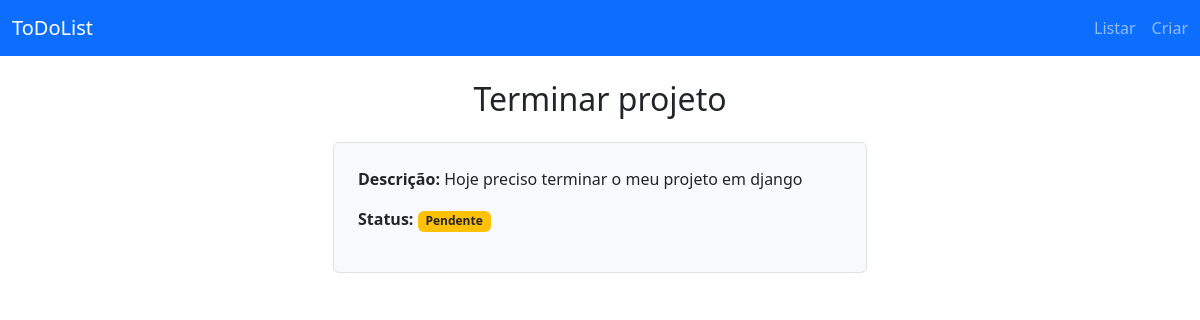
Before: /detalhar/8 with the older database file.
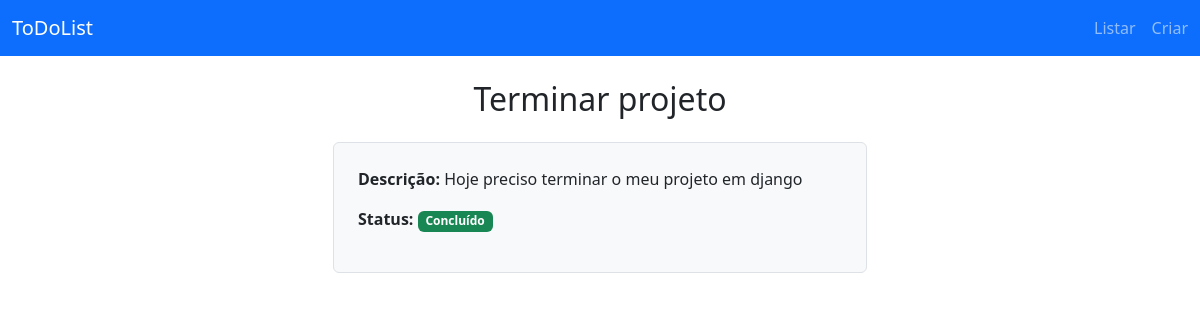
After: the same page with the newer database file.
### tarefas/views.py (the view)
# urls.py: path('detalhar/<int:pk>',DetalharTarefa.as_view(), name='detalhar_tarefa'),
class DetalharTarefa(DetailView):
    model = Tarefa
    template_name = 'detalhar_tarefa.html'

### templates/detalhar_tarefa.html
{% extends 'base.html' %}
{% block content %}
<div class="container">
    <div class="row justify-content-center">
        <div class="col-md-6">
            <h2 class="text-center mb-4">{{ object.titulo }}</h2>
            <div class="p-4 border rounded bg-light">
                <p><strong>Descrição:</strong> {{ object.descricao }}</p>
                <p><strong>Status:</strong>
                    <span class="badge {% if object.concluido %} bg-success {% else %} bg-warning text-dark {% endif %}">
                        {% if object.concluido %} Concluído {% else %} Pendente {% endif %}
                    </span>
                </p>
            </div>
        </div>
    </div>
</div>
{% endblock content %}

Changed rows visible on the page:
changed Tarefa "Terminar projeto": concluido False → True (drawn)
Other visible differences:
text no longer shown: "Pendente"
text now shown: "Concluído"
